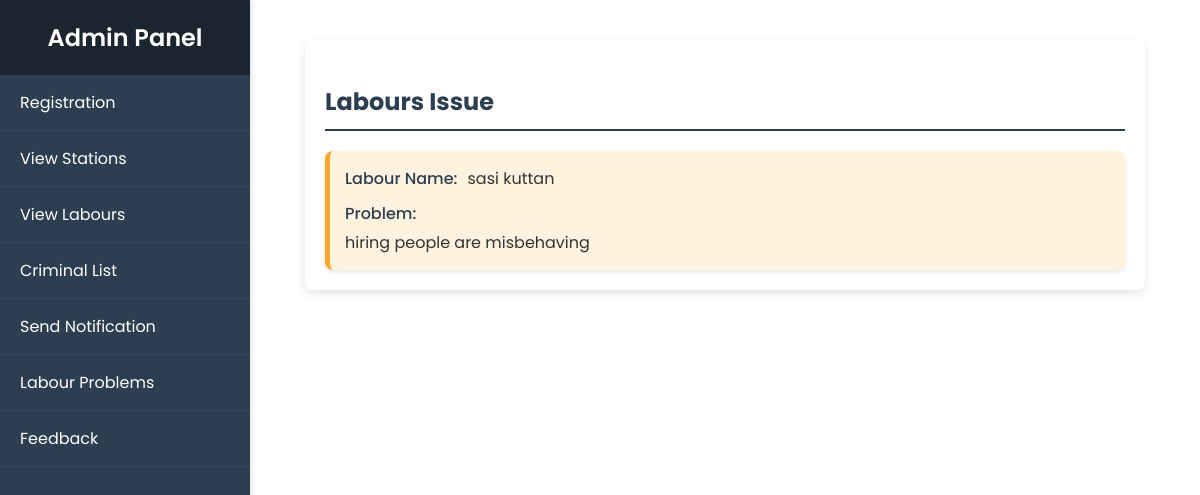
The app's page /my_admin/labour-problems/, older data.
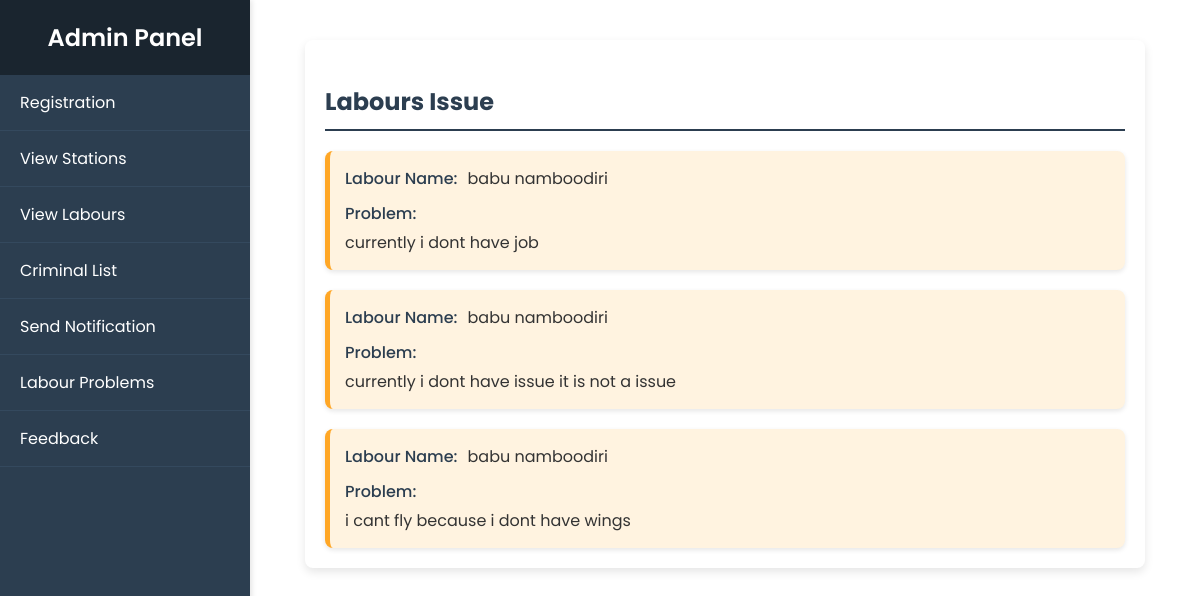
The same page, newer data.
### labour/models.py (models this page shows, shortened)
class PersonalIssue(models.Model):
    labourer = models.ForeignKey(LabourDetails, on_delete=models.CASCADE,null=True,blank=True)
    title = models.CharField(max_length=255,null=True,blank=True)
    description = models.TextField(null=True,blank=True)
    created_at = models.DateTimeField(auto_now_add=True)
    updated_at = models.DateTimeField(auto_now_add=True)

### my_admin/models.py (models this page shows)
class LabourDetails(models.Model):
    gender=[
        ('MALE','male'),
        ('FEMALE','female'),
        ('OTHER','other')
    ]
    name=models.CharField(max_length=50,null=True,blank=True)
    age=models.DateField(null=True,blank=True)
    gender=models.CharField(max_length=50,null=True,blank=True,choices=gender)
    aadhar_no=models.IntegerField(null=True,blank=True)
    skills=models.CharField(max_length=600,null=True,blank=True)
    phone=models.CharField(max_length=20,null=True,blank=True)
    alternative_phone=models.CharField(max_length=20,null=True,blank=True)
    user_details=models.OneToOneField(LoginDetails,models.CASCADE,null=True,blank=True)
    photo = models.ImageField(null=True, blank=True, upload_to='labour_gallery')
    id_image = models.ImageField(null=True, blank=True, upload_to='labour_gallery')
    ration_card = models.ImageField(null=True, blank=True, upload_to='labour_gallery')
    updated_at = models.DateTimeField(auto_now_add=True)
    created_at = models.DateTimeField(auto_now_add=True)
    def __str__(self):
        return self.name

### my_admin/views.py (the view)
# urls.py: path('labour-problems/',LabourProblems.as_view(),name='labour_problems'),
class LabourProblems(View):
    def get(self,request):
        problem=PersonalIssue.objects.all()
        return render(request,'my_admin/view_issue.html',{'problem':problem})

### template/my_admin/view_issue.html
{% extends 'my_admin/home.html' %}
{% block body %}
    <div class="issue-container">
        <h3 class="issue-title">Labours Issue</h3>
        {% if not problem %}
            <p class="no-issue-message">No issues in the list.</p>
        {% else %}
            <div class="issue-list">
                {% for issue in problem %}
                    <div class="issue-card">
                        <div class="issue-header">
                            <span class="issue-label">Labour Name:</span>
                            <span class="issue-value">{{ issue.labourer }}</span>
                        </div>
                        <div class="issue-content">
                            <span class="issue-label">Problem:</span>
                            <p class="issue-value">{{ issue.description }}</p>
                        </div>
                    </div>
                {% endfor %}
            </div>
        {% endif %}
    </div>
{% endblock %}

Row changes from the older to the newer data that the page shows:
removed PersonalIssue: labourer "sasi kuttan", description "hiring people are misbehaving"
added PersonalIssue: labourer "babu namboodiri", description "currently i dont have job"
added PersonalIssue: labourer "babu namboodiri", description "currently i dont have issue it is not a issue"
added PersonalIssue: labourer "babu namboodiri", description "i cant fly because i dont have wings"
